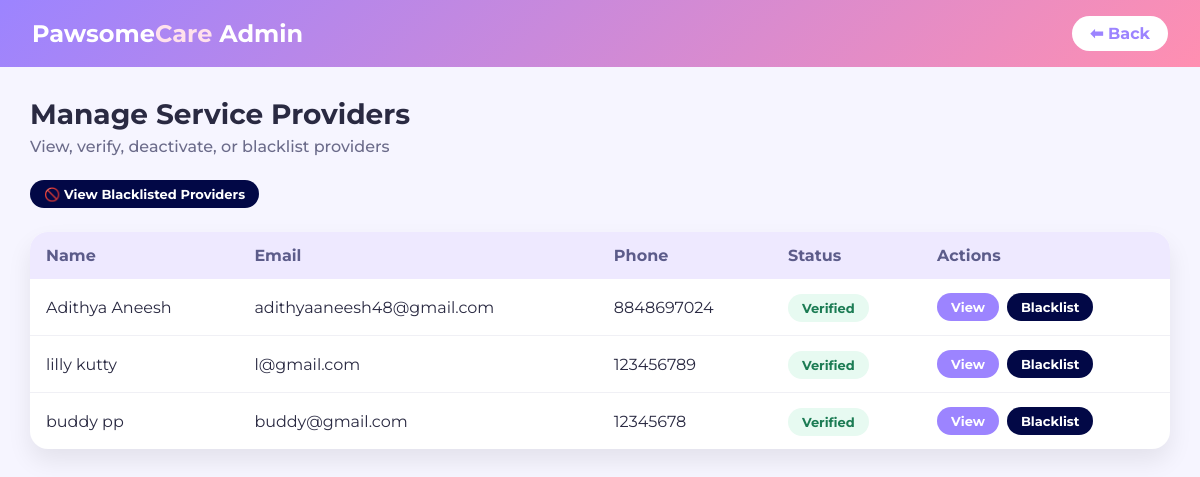
The app's page /provider_manage/ with its own data.
### PetCare/models.py (models this page shows, shortened)
class ServiceProvider(models.Model):
    PROVIDER_TYPE = (
        ('individual', 'Individual'),
        ('organization', 'Organization / Company'),
    )
    ID_TYPE = (
        ('aadhaar', 'Aadhaar'),
        ('pan', 'PAN'),
        ('passport', 'Passport'),
    )
    user = models.OneToOneField(Profile, on_delete=models.CASCADE)
    full_name = models.CharField(max_length=100,null=True,blank=True)
    phone_number = models.CharField(max_length=15,null=True,blank=True)
    provider_type = models.CharField(max_length=20, choices=PROVIDER_TYPE,null=True,blank=True)
    bio = models.TextField(null=True,blank=True)
    city = models.CharField(max_length=50,null=True,blank=True)
    address = models.TextField(null=True,blank=True)
    pincode = models.CharField(max_length=10,null=True,blank=True)
    latitude = models.CharField(max_length=50,null=True,blank=True)
    longitude = models.CharField(max_length=50,null=True,blank=True)
    travel_distance = models.PositiveIntegerField(null=True,blank=True)
    services = models.JSONField(null=True,blank=True)  # store selected services
    id_type = models.CharField(max_length=20, choices=ID_TYPE,null=True,blank=True)
    id_number = models.CharField(max_length=50,unique=True,null=True,blank=True,help_text="Government ID number")
    id_proof = models.FileField(upload_to='providers/id/',null=True,blank=True)
    grooming_certificate = models.FileField(upload_to='providers/certificates/',null=True,blank=True)
    vet_license = models.FileField(upload_to='providers/certificates/',null=True,blank=True)
    training_certificate = models.FileField(upload_to='providers/certificates/',null=True,blank=True)
    organization_registration = models.FileField(upload_to='providers/certificates/',null=True,blank=True)
    is_verified = models.BooleanField(default=False)

class Profile(models.Model):
    user = models.OneToOneField(User,on_delete=models.CASCADE)
    ROLE_CHOICES = (
        ('customer','Customer'),
        ('service_providers','Service Providers')
    )
    role = models.CharField(max_length=50,choices=ROLE_CHOICES,default='customer')

### PetCare/views.py (the view)
# urls.py: path('provider_manage/',views.provider_manage,name='provider_manage'),
def provider_manage(request):
    providers = ServiceProvider.objects.filter(is_verified = True)
    return render(request,'admin/provider_manage.html',{'providers':providers})

### PetCare/templates/admin/provider_manage.html (shortened to what this page needs)
{% load static %}
<!DOCTYPE html>
<html lang="en">
<head>
    <link rel="stylesheet" href="{% static 'css/admin/provider_manage.css' %}">
</head>
<body>
<nav class="admin-navbar">
    <h2 class="logo">Pawsome<span>Care</span> Admin</h2>
    <a href="{% url 'admin_home' %}" class="back-btn">⬅ Back</a>
</nav>
<div class="container">
    <h1>Manage Service Providers</h1>
    <p class="subtitle">View, verify, deactivate, or blacklist providers</p>
    <div class="top-actions">
        <a href="{% url 'blacklist' %}" class="btn danger">
            🚫 View Blacklisted Providers
        </a>
    </div>
    <div class="table-wrapper">
        <table>
            <thead>
                <tr>
                    <th>Name</th>
                    <th>Email</th>
                    <th>Phone</th>
                    <th>Status</th>
                    <th>Actions</th>
                </tr>
            </thead>
            <tbody>
                {% for provider in providers %}
                <tr>
                    <td>{{ provider.full_name }}</td>
                    <td>{{ provider.user.user.email }}</td>
                    <td>{{ provider.phone_number }}</td>
                    <td>
                        {% if provider.is_blacklisted %}
                            <span class="status blacklisted">Blacklisted</span>
                        {% elif provider.is_verified %}
                            <span class="status verified">Verified</span>
                        {% else %}
                            <span class="status pending">Pending</span>
                        {% endif %}
                    </td>
                    <td class="actions">
                        <a href="#" class="btn view">
                            View
                        </a>
                        <a href="{% url 'blacklist_provider' provider.id %}" class="btn danger">
                            Blacklist
                        </a>
                    </td>
                </tr>
                {% empty %}
                <tr>
                    <td colspan="5" class="empty">No service providers found</td>
                </tr>
                {% endfor %}
            </tbody>
        </table>
    </div>
</div>
</body>
</html>

### PetCare/static/css/admin/provider_manage.css (style rules this page uses)
* { margin: 0; padding: 0; box-sizing: border-box; font-family: 'Montserrat', sans-serif; }
body { background: #F6F5FF; color: #2A2A42; }
.admin-navbar { background: linear-gradient(135deg, #9C84FF, #FF8FB1); padding: 16px 32px; display: flex; justify-content: space-between; align-items: center; color: white; }
.logo span { color: #FFE1EC; }
.back-btn { background: white; color: #9C84FF; padding: 8px 18px; border-radius: 20px; font-weight: 700; text-decoration: none; transition: 0.3s; }
.container { padding: 30px; }
h1 { font-size: 28px; margin-bottom: 6px; }
.subtitle { font-weight: 500; color: #6b6b8a; margin-bottom: 24px; }
.table-wrapper { background: white; border-radius: 18px; box-shadow: 0 12px 25px rgba(0,0,0,0.08); overflow-x: auto; }
table { width: 100%; border-collapse: collapse; }
thead { background: #EEE9FF; }
th, td { padding: 14px 16px; text-align: left; }
th { font-weight: 700; color: #5c5c8a; }
tbody tr:not(:last-child) { border-bottom: 1px solid #f0f0f5; }
.status { padding: 6px 14px; border-radius: 20px; font-size: 13px; font-weight: 700; }
.status.verified { background: #E7FAF1; color: #1c7c54; }
.actions { display: flex; gap: 8px; }
.btn { padding: 6px 14px; border-radius: 20px; font-size: 13px; font-weight: 700; text-decoration: none; transition: 0.3s; color: white; }
.btn.view { background: #9C84FF; }
.btn.danger { background: #020846; }
.top-actions { margin: 16px 0 24px; }
.top-actions .btn { display: inline-block; }

### records on screen
ServiceProvider: full_name "Adithya Aneesh", user.user.email "adithyaaneesh48@gmail.com", phone_number "8848697024", is_verified "Verified"
ServiceProvider: full_name "lilly kutty", user.user.email "l@gmail.com", phone_number "123456789", is_verified "Verified"
ServiceProvider: full_name "buddy pp", user.user.email "buddy@gmail.com", phone_number "12345678", is_verified "Verified"
